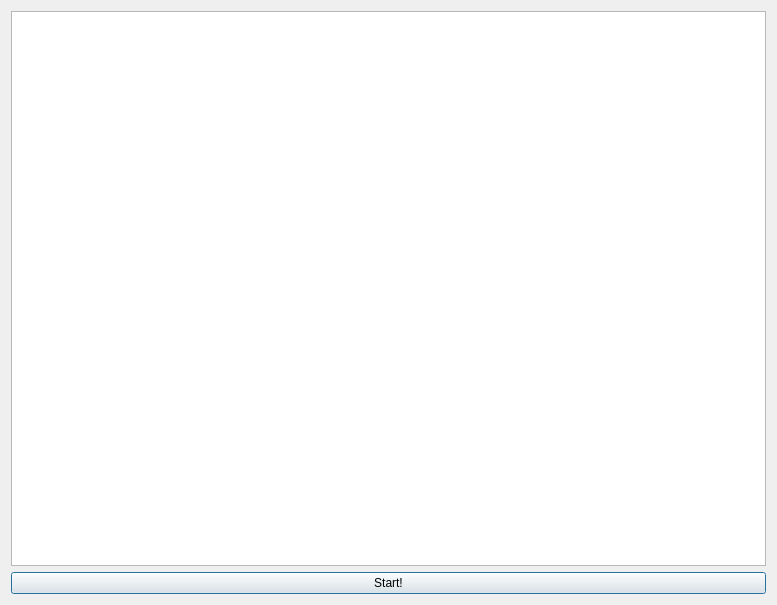
<?xml version="1.0" encoding="UTF-8"?>
<ui version="4.0">
 <class>DlgBack</class>
 <widget class="QDialog" name="DlgBack">
  <property name="geometry">
   <rect>
    <x>0</x>
    <y>0</y>
    <width>777</width>
    <height>605</height>
   </rect>
  </property>
  <property name="windowTitle">
   <string>Welcome back</string>
  </property>
  <layout class="QVBoxLayout" name="verticalLayout">
   <item>
    <widget class="QPlainTextEdit" name="teLog"/>
   </item>
   <item>
    <widget class="QPushButton" name="btnStart">
     <property name="text">
      <string>Start!</string>
     </property>
    </widget>
   </item>
  </layout>
 </widget>
 <resources/>
 <connections/>
</ui>
